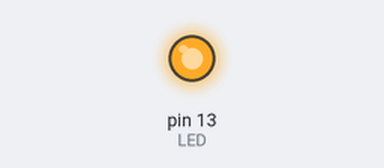
Recording of a sketch running on a simulated Arduino Uno, built with avr-gcc and run on an emulated ATmega328P. Parts: output pins drawn as LEDs (lit = HIGH).

Above: at 0.1 s.
Timing chart, 0 to 1.6 s (numbered marks = the images above):
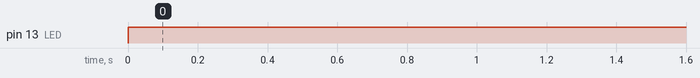

The sketch:

test.ino
```cpp
const int LED = 13;
const int BUTTON = 7;


void setup(){
	pinMode(LED, OUTPUT);
}

void loop(){
	digitalWrite(LED,HIGH);
}
```

example03.c
```cpp
const int LED = 9;
const int BUTTON = 7;

int i = 0;

void setup(){

	pinMode(LED, OUTPUT);
	pinMode(BUTTON, INPUT);
}

void loop(){
	for ( i = 0; i < 255; ++i)
	{
		analogWrite(LED, i);
		delay(25);
	}
	for ( i = 255; i > 0; i--)
	{
		analogWrite(LED, i);
		delay(25);
	}
}
```

example04.c
```cpp
const int speaker = 9;
int i = 0;

void setup()
{
  Serial.begin(9600);
  pinMode(speaker, OUTPUT);
}

// ここからループに入る
void loop()
{
  for (i = 0; i < 1000; i++)
  {
    Serial.println(i);
    analogWrite(speaker, i);
    delay(10);
  }
  // for (i = 255; 0 < i; --i)
  // {
  //   Serial.println(digitalRead(i));
  //     // analogWrite(speaker, i);
  //   delay(10);
  // }
}
```

example05.c
```cpp
const int LED = 9;
const int BUTTON = 7;

int val = 0;
int val_regacy = 0;
boolean state = false;
boolean state_regacy = false;

void setup(){
	Serial.begin(9600);
	pinMode(LED, OUTPUT);
	pinMode(BUTTON, INPUT);
}

void loop(){
	val = digitalRead(BUTTON);

	if( val == HIGH && val_regacy == LOW ){
		if( state == false ){
			state = true;
		}else if( state == true ){
			state = false;
		}
	}
	val_regacy = val;
    Serial.println( state );

	if( state == true ){
		analogWrite(LED, 10);
	}else{
		analogWrite(LED, 0);
	}
}
```

example06.c
```cpp
const int LED = 9;
const int BUTTON = 7;

int val = 0;
int val_regacy = 0;
boolean state = false;
boolean state_regacy = false;

int bright = 0;
unsigned long startTime = 0;

void setup(){
	Serial.begin(9600);
	pinMode(LED, OUTPUT);
	pinMode(BUTTON, INPUT);
}

void loop(){
	val = digitalRead(BUTTON);

	if( val == HIGH && val_regacy == LOW ){
		startTime = millis();
		if( state == false ){
			state = true;
		}else if( state == true ){
			state = false;
		}
	}

	if( state == true && ( millis() - startTime ) > 500 ){
		bright++;
		delay(10);
		if( bright > 255 ){
			bright = 0;
		}
	}
	val_regacy = val;
    Serial.println( state );

	if( state == true ){
		analogWrite(LED, bright);
	}else{
		analogWrite(LED, 0);
	}
}
```

Measured:
- by itself, pin 13 (LED): LOW → HIGH at 0.00 s
